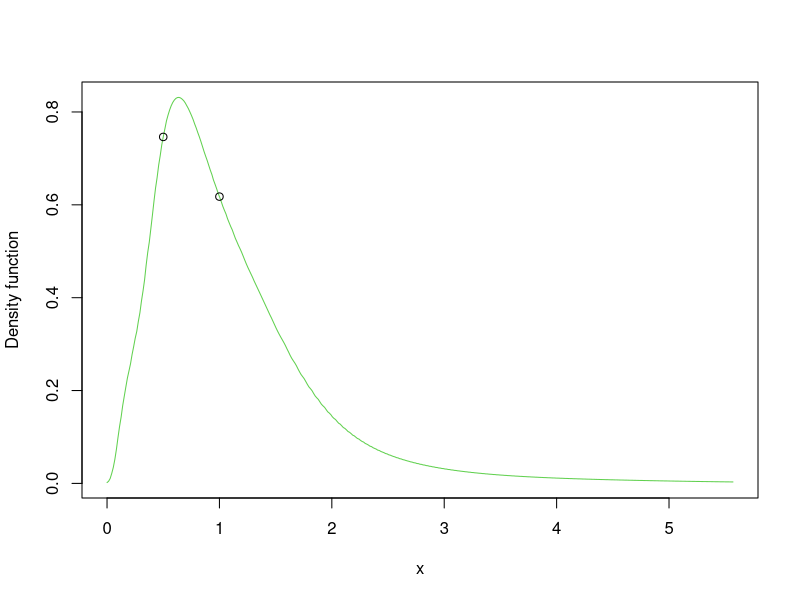
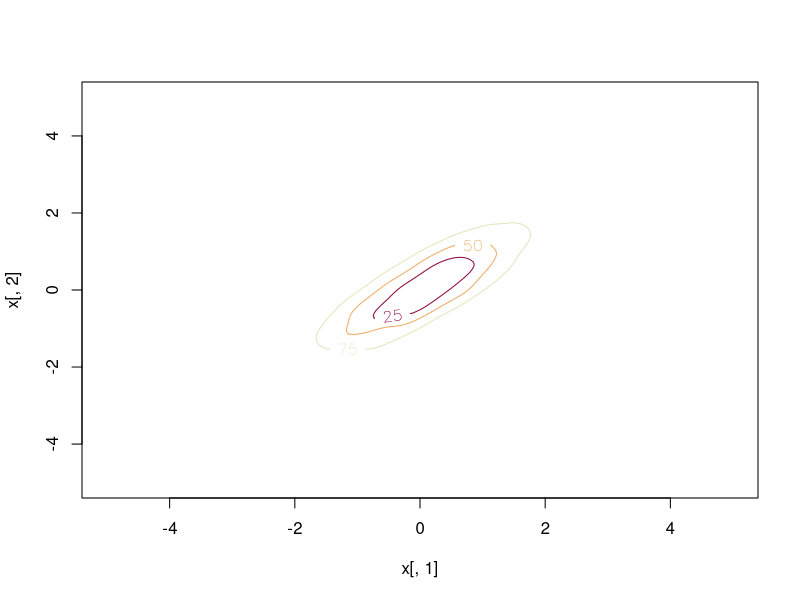
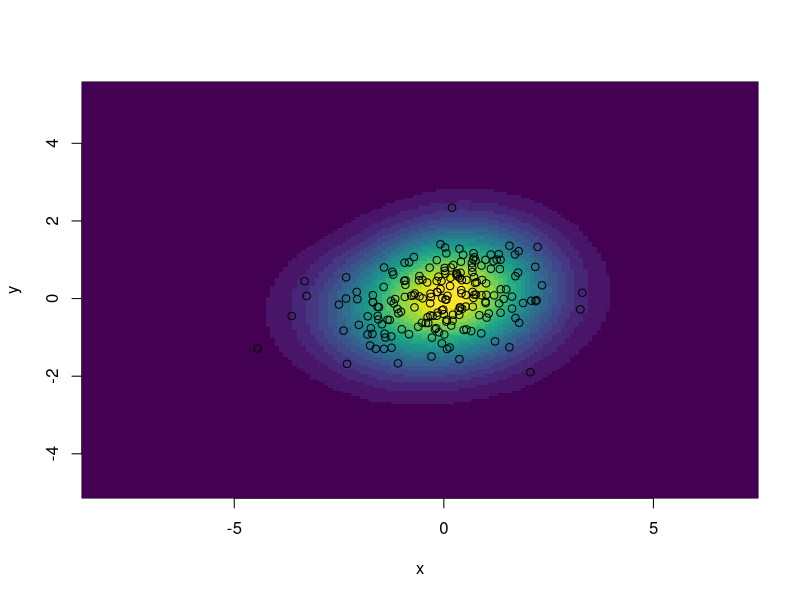

These charts were generated, in order, by the following R code:
library(ks)
library(viridis)
# NOT RUN {
## positive data example
set.seed(8192)
x <- 2^rnorm(100)
fhat <- kde(x=x, positive=TRUE)
plot(fhat, col=3)
points(c(0.5, 1), predict(fhat, x=c(0.5, 1)))

## large data example on non-default grid
## 151 x 151 grid = [-5,-4.933,..,5] x [-5,-4.933,..,5]
set.seed(8192)
x <- rmvnorm.mixt(10000, mus=c(0,0), Sigmas=invvech(c(1,0.8,1)))
fhat <- kde(x=x, binned=TRUE, compute.cont=TRUE, xmin=c(-5,-5), xmax=c(5,5), bgridsize=c(151,151))
plot(fhat)

## See other examples in ? plot.kde
# }

n <- 200
set.seed(35233)
x <- mvtnorm::rmvnorm(n = n, mean = c(0, 0),
                      sigma = rbind(c(1.5, 0.25), c(0.25, 0.5)))

# Compute kde for a diagonal bandwidth matrix (trivially positive definite)
H <- diag(c(1.25, 0.75))
kde <- ks::kde(x = x, H = H)

# The eval.points slot contains the grids on x and y
str(kde$eval.points)
## List of 2
##  $ : num [1:151] -8.58 -8.47 -8.37 -8.26 -8.15 ...
##  $ : num [1:151] -5.1 -5.03 -4.96 -4.89 -4.82 ...

# The grids in kde$eval.points are crossed in order to compute a grid matrix
# where to compute the estimate
dim(kde$estimate)
## [1] 151 151

# Manual plotting using the kde object structure
image(kde$eval.points[[1]], kde$eval.points[[2]], kde$estimate,
      col = viridis::viridis(20), xlab = "x", ylab = "y")
points(kde$x) # The data is returned in $x
